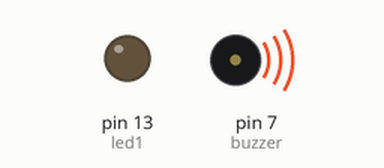
This sketch was run on a simulated Arduino Uno, built with avr-gcc and run on an emulated ATmega328P. On the bench: output pins drawn as LEDs (lit = HIGH), buzzer (waves = sounding).

Above: at 0.1 s.
Timing chart, 0 to 1.6 s (numbered marks = the images above):
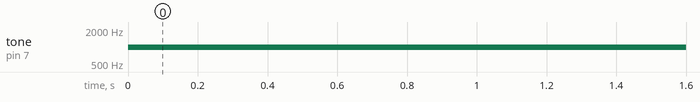

The sketch:

sketch_oct13c.ino
```cpp
#include <Buzzer.h>
int buzzer = 7;
int led1 = 13;
int button = 3;


void setup() {
  // put your setup code here, to run once:
  pinMode(led1,OUTPUT);
pinMode(button,INPUT);
pinMode(buzzer, OUTPUT);
}

void loop() {
  // put your main code here, to run repeatedly:

if(button == HIGH){
  digitalWrite(led1,HIGH);
tone(buzzer,1000);
}
else
digitalWrite(led1,LOW);
noTone(buzzer);

tone(buzzer,1000);
}
```

Measured:
- by itself, tone on pin 7 (buzzer): silent → 1000 Hz at 0.00 s
